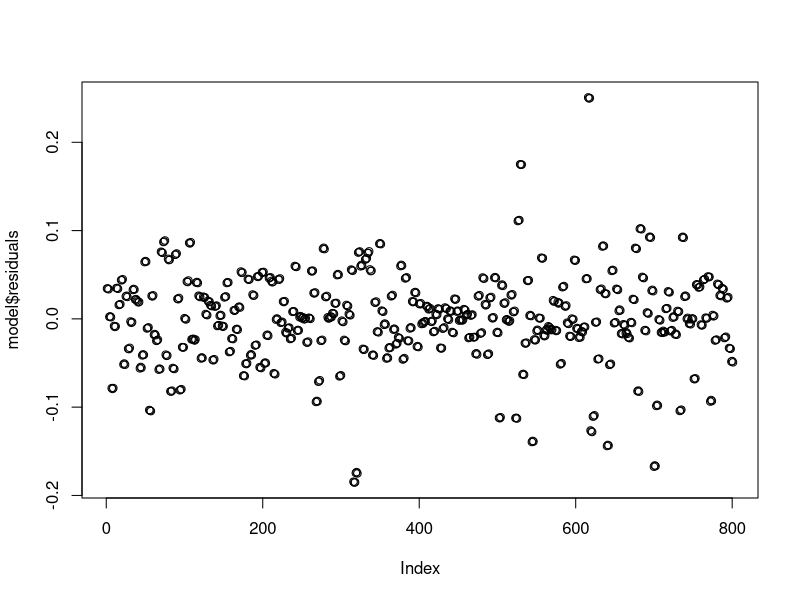
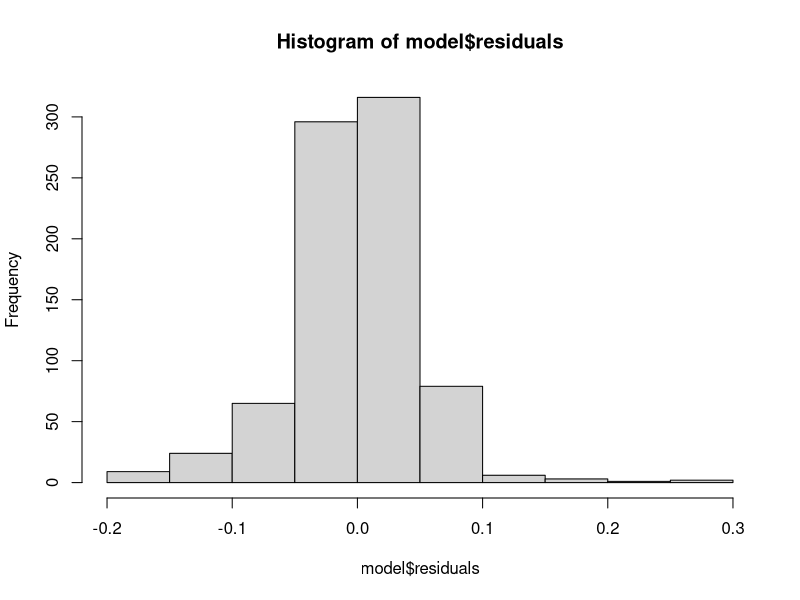

Write the R code that produced these figures, in order.
## ---- chunk 1
knitr::opts_chunk$set(echo = TRUE)
library(tidyverse)
library(MASS)
library(ggplot2)
library(caret)
set.seed(123)
## ---- chunk 2
train_cf <- read.csv('TrainTestDatasets/Train_CaseFatality_PCA.csv', header = TRUE)
test_cf <- read.csv('TrainTestDatasets/Test_CaseFatality_PCA.csv', header = TRUE)
train_ir <- read.csv('TrainTestDatasets/Train_Incident_PCA.csv', header = TRUE)
train_ir<-subset(train_ir, select = -c(Year, Case_Fatality_Ratio, Indicator))
test_ir <- read.csv('TrainTestDatasets/Test_IncidentRate_PCA.csv', header = TRUE)
test_ir<-subset(test_ir, select = -c(Year, Case_Fatality_Ratio, Indicator))

head(train_ir, 10)
test_ir
train_ir$State <- as.factor(train_ir$State)
train_ir$Month <- as.factor(train_ir$Month)
test_ir$State <- as.factor(test_ir$State)
test_ir$Month <- as.factor(test_ir$Month)
train_ir
## ---- chunk 3
model <- lm(Incident_Rate ~ ., data = train_ir)
model
summary(model)

plot(model$residuals)
median(model$residuals)
hist(model$residuals)
model$residuals
mean((model$residuals)^2)
step_model <- step(model, direction = "both", k = log(13))
summary(step_model)
test_pred <- predict(step_model, newdata = test_ir)
test_pred
test_error <- mean((test_ir$Incident_Rate - test_pred)^2)
test_error
